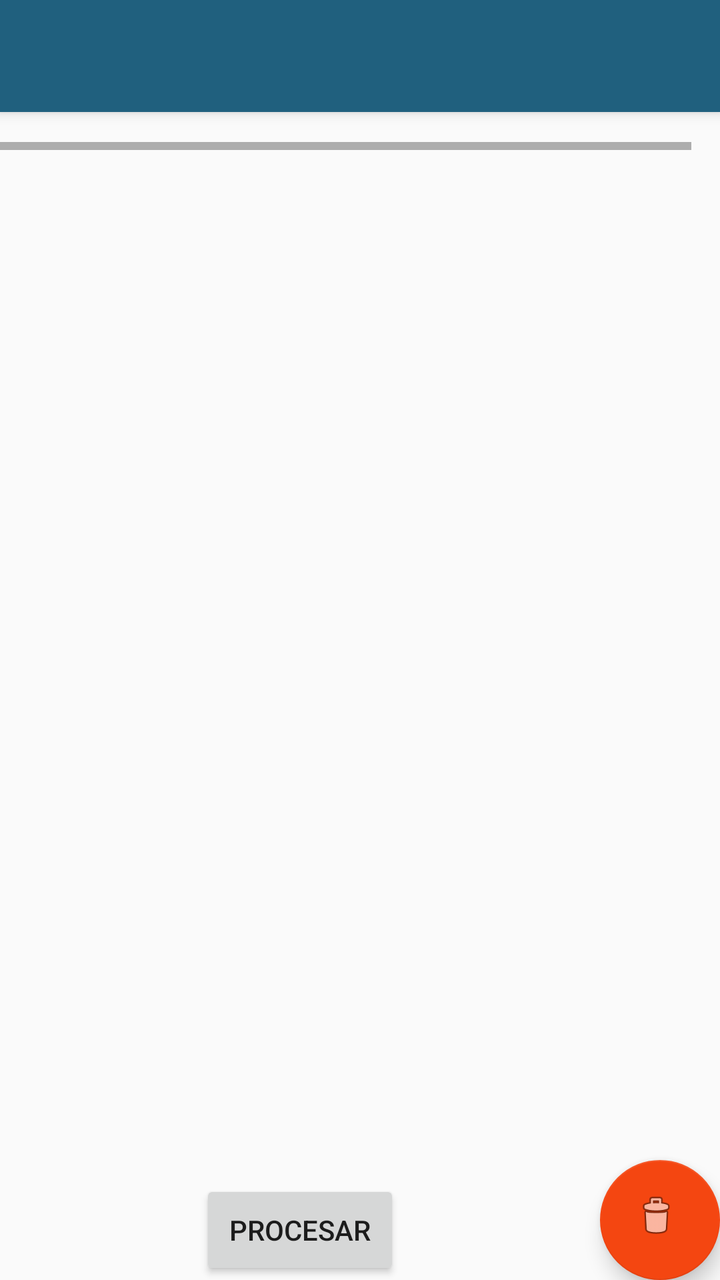
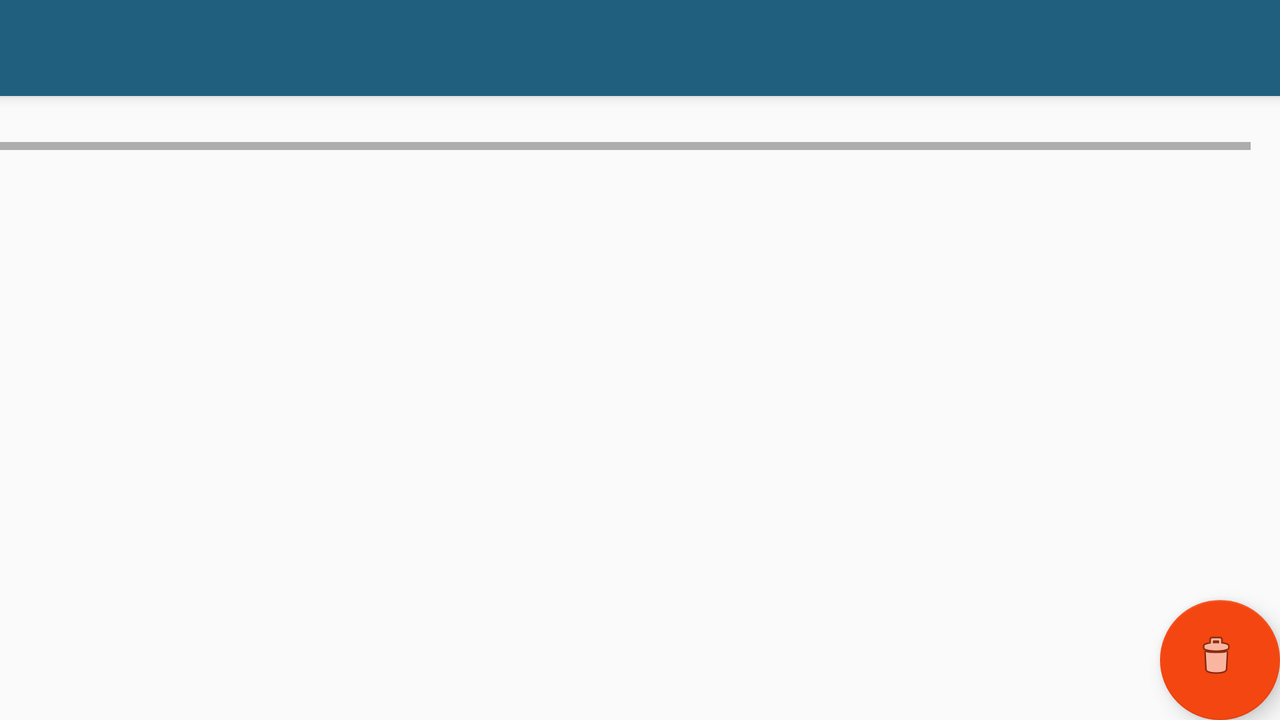

One screen, two layout resources from the same app: the default and the repository's alternative for another configuration. Each is rendered where Android would select it; the XML of both is given below.
<!-- AndroidManifest.xml: application theme AppTheme -->
<!-- res/layout/app_bar_main.xml -->
<?xml version="1.0" encoding="utf-8"?>
<android.support.design.widget.CoordinatorLayout xmlns:android="http://schemas.android.com/apk/res/android"
    xmlns:app="http://schemas.android.com/apk/res-auto"
    xmlns:tools="http://schemas.android.com/tools"
    android:layout_width="match_parent"
    android:layout_height="match_parent"
    tools:context="es.fempa.javi.es.joinmedia.MainActivity">

    <android.support.design.widget.AppBarLayout
        android:layout_width="match_parent"
        android:layout_height="wrap_content"
        android:theme="@style/AppTheme.AppBarOverlay">

        <android.support.v7.widget.Toolbar
            android:id="@+id/toolbar"
            android:layout_width="match_parent"
            android:layout_height="?attr/actionBarSize"
            android:background="?attr/colorPrimary"
            app:popupTheme="@style/AppTheme.PopupOverlay">

        </android.support.v7.widget.Toolbar>


    </android.support.design.widget.AppBarLayout>

    <android.support.design.widget.FloatingActionButton
        android:id="@+id/iconDelete"
        android:layout_width="60dp"
        android:layout_height="60dp"
        android:layout_gravity="bottom|end"
        android:layout_margin="@dimen/fab_margin"
        app:srcCompat="@android:drawable/ic_menu_delete" />


    <LinearLayout
        android:id="@+id/layoutVertical"
        android:layout_width="match_parent"
        android:layout_height="490dp"
        android:orientation="vertical"></LinearLayout>

    <HorizontalScrollView
        android:id="@+id/horizontalScrollView1"
        android:layout_width="fill_parent"
        android:layout_height="wrap_content"
        android:fillViewport="true"
        android:scrollbars="horizontal" >
    <GridLayout
        android:id="@+id/gridLayout"
        android:numColumns="auto_fit"
        android:layout_width="match_parent"
        android:layout_height="match_parent"
        android:layout_marginRight="25dp"
        android:layout_marginLeft="15dp"
        android:layout_marginTop="75dp">

    </GridLayout>


    </HorizontalScrollView>

    <ListView
        android:id="@+id/listView"
        android:layout_width="match_parent"
        android:layout_height="250dp"
        android:layout_gravity="bottom"
        android:layout_marginBottom="50dp"></ListView>
    <Button
        android:layout_width="100dp"
        android:layout_height="50dp"
        android:layout_gravity="bottom"
        android:text="Procesar"
        android:onClick="procesarMontaje"
        android:layout_marginLeft="100dp"/>
    <include
        android:id="@+id/include"
        layout="@layout/content_main" />



</android.support.design.widget.CoordinatorLayout>
<!-- res/layout/content_main.xml (included above) -->
<?xml version="1.0" encoding="utf-8"?>
<LinearLayout xmlns:android="http://schemas.android.com/apk/res/android"
    xmlns:app="http://schemas.android.com/apk/res-auto"
    xmlns:tools="http://schemas.android.com/tools"
    android:layout_width="match_parent"
    android:layout_height="match_parent"
    app:layout_behavior="@string/appbar_scrolling_view_behavior"
    tools:context="es.fempa.javi.es.joinmedia.MainActivity"
    tools:showIn="@layout/app_bar_main">


</LinearLayout>
<!-- resources referenced by this layout -->
<resources>
  <style name="AppTheme.AppBarOverlay" parent="ThemeOverlay.AppCompat.Dark.ActionBar" />
  <style name="AppTheme.PopupOverlay" parent="ThemeOverlay.AppCompat.Light" />
  <style name="AppTheme" parent="Theme.AppCompat.Light.DarkActionBar">
          
          <item name="colorPrimary">@color/colorApp</item>
          <item name="colorPrimaryDark">@color/colorPrimaryDark</item>
          <item name="colorAccent">@color/colorApp2</item>
      </style>
  <color name="colorApp">#20607e</color>
  <color name="colorPrimaryDark">#303f9f</color>
  <color name="colorApp2">#f44611</color>
</resources>
<!-- res/layout-land/app_bar_main.xml (the repository's variant of the layout above) -->
<!-- drawn on the phone turned sideways -->
<?xml version="1.0" encoding="utf-8"?>
<android.support.design.widget.CoordinatorLayout xmlns:android="http://schemas.android.com/apk/res/android"
    xmlns:app="http://schemas.android.com/apk/res-auto"
    xmlns:tools="http://schemas.android.com/tools"
    android:layout_width="match_parent"
    android:layout_height="match_parent"
    tools:context="es.fempa.javi.es.joinmedia.MainActivity">

    <android.support.design.widget.AppBarLayout
        android:layout_width="match_parent"
        android:layout_height="wrap_content"
        android:theme="@style/AppTheme.AppBarOverlay">

        <android.support.v7.widget.Toolbar
            android:id="@+id/toolbar"
            android:layout_width="match_parent"
            android:layout_height="?attr/actionBarSize"
            android:background="?attr/colorPrimary"
            app:popupTheme="@style/AppTheme.PopupOverlay">
            
        </android.support.v7.widget.Toolbar>


    </android.support.design.widget.AppBarLayout>

    <android.support.design.widget.FloatingActionButton
        android:id="@+id/iconDelete"
        android:layout_width="60dp"
        android:layout_height="60dp"
        android:layout_gravity="bottom|end"
        android:layout_margin="@dimen/fab_margin"
        app:srcCompat="@android:drawable/ic_menu_delete" />


    <LinearLayout
        android:id="@+id/layoutVertical"
        android:layout_width="match_parent"
        android:layout_height="490dp"
        android:orientation="vertical"></LinearLayout>

    <HorizontalScrollView
        android:id="@+id/horizontalScrollView1"
        android:layout_width="fill_parent"
        android:layout_height="wrap_content"
        android:fillViewport="true"
        android:scrollbars="horizontal" >
        <GridLayout
            android:id="@+id/gridLayout"
            android:numColumns="auto_fit"
            android:layout_width="match_parent"
            android:layout_height="match_parent"
            android:layout_marginRight="25dp"
            android:layout_marginLeft="15dp"
            android:layout_marginTop="75dp">

        </GridLayout>
    </HorizontalScrollView>

    <ListView
        android:id="@+id/song_list"
        android:layout_width="match_parent"
        android:layout_height="match_parent"
        android:layout_marginTop="300dp"></ListView>

    <include
        android:id="@+id/include"
        layout="@layout/content_main" />

</android.support.design.widget.CoordinatorLayout>
<!-- res/layout/app_bar_main.xml (included above) -->
<?xml version="1.0" encoding="utf-8"?>
<android.support.design.widget.CoordinatorLayout xmlns:android="http://schemas.android.com/apk/res/android"
    xmlns:app="http://schemas.android.com/apk/res-auto"
    xmlns:tools="http://schemas.android.com/tools"
    android:layout_width="match_parent"
    android:layout_height="match_parent"
    tools:context="es.fempa.javi.es.joinmedia.MainActivity">

    <android.support.design.widget.AppBarLayout
        android:layout_width="match_parent"
        android:layout_height="wrap_content"
        android:theme="@style/AppTheme.AppBarOverlay">

        <android.support.v7.widget.Toolbar
            android:id="@+id/toolbar"
            android:layout_width="match_parent"
            android:layout_height="?attr/actionBarSize"
            android:background="?attr/colorPrimary"
            app:popupTheme="@style/AppTheme.PopupOverlay">

        </android.support.v7.widget.Toolbar>


    </android.support.design.widget.AppBarLayout>

    <android.support.design.widget.FloatingActionButton
        android:id="@+id/iconDelete"
        android:layout_width="60dp"
        android:layout_height="60dp"
        android:layout_gravity="bottom|end"
        android:layout_margin="@dimen/fab_margin"
        app:srcCompat="@android:drawable/ic_menu_delete" />


    <LinearLayout
        android:id="@+id/layoutVertical"
        android:layout_width="match_parent"
        android:layout_height="490dp"
        android:orientation="vertical"></LinearLayout>

    <HorizontalScrollView
        android:id="@+id/horizontalScrollView1"
        android:layout_width="fill_parent"
        android:layout_height="wrap_content"
        android:fillViewport="true"
        android:scrollbars="horizontal" >
    <GridLayout
        android:id="@+id/gridLayout"
        android:numColumns="auto_fit"
        android:layout_width="match_parent"
        android:layout_height="match_parent"
        android:layout_marginRight="25dp"
        android:layout_marginLeft="15dp"
        android:layout_marginTop="75dp">

    </GridLayout>


    </HorizontalScrollView>

    <ListView
        android:id="@+id/listView"
        android:layout_width="match_parent"
        android:layout_height="250dp"
        android:layout_gravity="bottom"
        android:layout_marginBottom="50dp"></ListView>
    <Button
        android:layout_width="100dp"
        android:layout_height="50dp"
        android:layout_gravity="bottom"
        android:text="Procesar"
        android:onClick="procesarMontaje"
        android:layout_marginLeft="100dp"/>
    <include
        android:id="@+id/include"
        layout="@layout/content_main" />



</android.support.design.widget.CoordinatorLayout>
